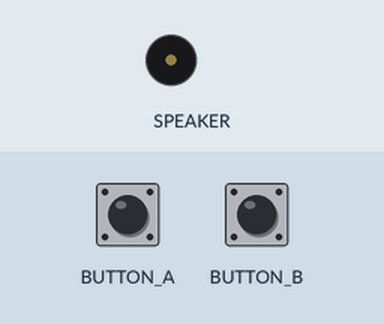
Bench run of a program on a simulated Circuit Playground running CircuitPython. Shown: buzzer (waves = sounding). The test bench sets the inputs (shaded band).

Above: at 1.2 s.
1.3 s: button A pressed for 0.15 s
At 2.1 s:
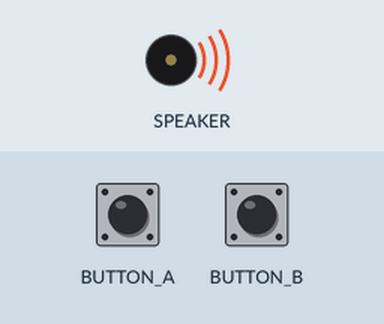
3.8 s: button A pressed for 3.2 s
At 8.9 s:
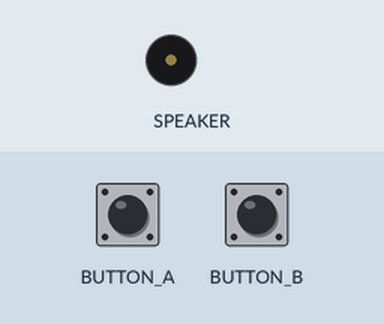
9.3 s: button B pressed for 3.2 s
At 10.0 s:
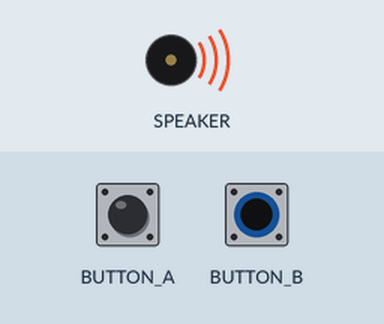
Timing chart, 0 to 14.8 s (numbered marks = the images above; inputs shaded):
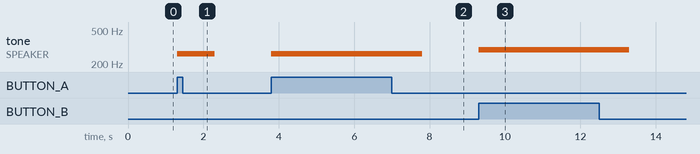

The program:

cpx_play_tone_buttons.py
```python
"""This example plays a different tone for a duration of 1 second for each button pressed."""
from adafruit_circuitplayground.express import cpx

while True:
    if cpx.button_a:
        cpx.play_tone(262, 1)
    if cpx.button_b:
        cpx.play_tone(294, 1)
```

Measured:
- after the input at 1.3 s, tone on SPEAKER: silent → 262 Hz at once, → silent 1.0 s later
- after the input at 3.8 s, tone on SPEAKER: silent → 262 Hz at once, → silent 4.0 s later
- after the input at 9.3 s, tone on SPEAKER: silent → 294 Hz at once, → silent 4.0 s later
